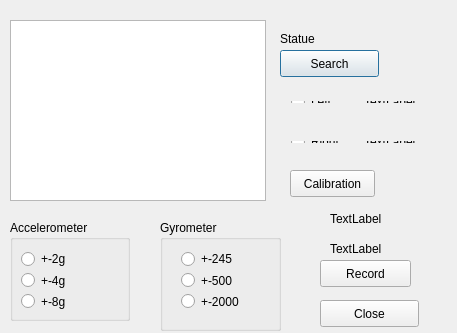
<?xml version="1.0" encoding="UTF-8"?>
<ui version="4.0">
 <class>Dialog</class>
 <widget class="QDialog" name="Dialog">
  <property name="geometry">
   <rect>
    <x>0</x>
    <y>0</y>
    <width>457</width>
    <height>333</height>
   </rect>
  </property>
  <property name="windowTitle">
   <string>Dialog</string>
  </property>
  <widget class="QListWidget" name="ListDevices">
   <property name="geometry">
    <rect>
     <x>10</x>
     <y>20</y>
     <width>256</width>
     <height>181</height>
    </rect>
   </property>
  </widget>
  <widget class="QPushButton" name="ButtonSearch">
   <property name="geometry">
    <rect>
     <x>280</x>
     <y>50</y>
     <width>99</width>
     <height>27</height>
    </rect>
   </property>
   <property name="text">
    <string>Search</string>
   </property>
  </widget>
  <widget class="QLabel" name="Statue">
   <property name="geometry">
    <rect>
     <x>280</x>
     <y>30</y>
     <width>141</width>
     <height>17</height>
    </rect>
   </property>
   <property name="font">
    <font>
     <pointsize>9</pointsize>
    </font>
   </property>
   <property name="text">
    <string>Statue</string>
   </property>
  </widget>
  <widget class="QPushButton" name="ButtonClose">
   <property name="geometry">
    <rect>
     <x>320</x>
     <y>300</y>
     <width>99</width>
     <height>27</height>
    </rect>
   </property>
   <property name="text">
    <string>Close</string>
   </property>
  </widget>
  <widget class="QPushButton" name="caliButton">
   <property name="geometry">
    <rect>
     <x>290</x>
     <y>170</y>
     <width>85</width>
     <height>27</height>
    </rect>
   </property>
   <property name="text">
    <string>Calibration</string>
   </property>
  </widget>
  <widget class="QPushButton" name="recordButton">
   <property name="geometry">
    <rect>
     <x>320</x>
     <y>260</y>
     <width>91</width>
     <height>27</height>
    </rect>
   </property>
   <property name="text">
    <string>Record</string>
   </property>
  </widget>
  <widget class="QGroupBox" name="groupBox">
   <property name="geometry">
    <rect>
     <x>10</x>
     <y>220</y>
     <width>120</width>
     <height>101</height>
    </rect>
   </property>
   <property name="title">
    <string>Accelerometer</string>
   </property>
   <widget class="QWidget" name="layoutWidget">
    <property name="geometry">
     <rect>
      <x>0</x>
      <y>20</y>
      <width>111</width>
      <height>80</height>
     </rect>
    </property>
    <layout class="QVBoxLayout" name="verticalLayout">
     <item>
      <widget class="QRadioButton" name="acc0Button">
       <property name="text">
        <string>+-2g</string>
       </property>
      </widget>
     </item>
     <item>
      <widget class="QRadioButton" name="acc1Button">
       <property name="text">
        <string>+-4g</string>
       </property>
      </widget>
     </item>
     <item>
      <widget class="QRadioButton" name="acc2Button">
       <property name="text">
        <string>+-8g</string>
       </property>
      </widget>
     </item>
    </layout>
   </widget>
  </widget>
  <widget class="QGroupBox" name="groupBox_2">
   <property name="geometry">
    <rect>
     <x>160</x>
     <y>220</y>
     <width>121</width>
     <height>111</height>
    </rect>
   </property>
   <property name="title">
    <string>Gyrometer</string>
   </property>
   <widget class="QWidget" name="layoutWidget">
    <property name="geometry">
     <rect>
      <x>10</x>
      <y>20</y>
      <width>111</width>
      <height>80</height>
     </rect>
    </property>
    <layout class="QVBoxLayout" name="verticalLayout_2">
     <item>
      <widget class="QRadioButton" name="gyro0Button">
       <property name="text">
        <string>+-245</string>
       </property>
      </widget>
     </item>
     <item>
      <widget class="QRadioButton" name="gyro1Button">
       <property name="text">
        <string>+-500</string>
       </property>
      </widget>
     </item>
     <item>
      <widget class="QRadioButton" name="gyro2Button">
       <property name="text">
        <string>+-2000</string>
       </property>
      </widget>
     </item>
    </layout>
   </widget>
  </widget>
  <widget class="QLabel" name="window1">
   <property name="geometry">
    <rect>
     <x>330</x>
     <y>210</y>
     <width>64</width>
     <height>17</height>
    </rect>
   </property>
   <property name="text">
    <string>TextLabel</string>
   </property>
  </widget>
  <widget class="QLabel" name="window2">
   <property name="geometry">
    <rect>
     <x>330</x>
     <y>240</y>
     <width>64</width>
     <height>17</height>
    </rect>
   </property>
   <property name="text">
    <string>TextLabel</string>
   </property>
  </widget>
  <widget class="QWidget" name="layoutWidget">
   <property name="geometry">
    <rect>
     <x>280</x>
     <y>90</y>
     <width>161</width>
     <height>24</height>
    </rect>
   </property>
   <layout class="QHBoxLayout" name="horizontalLayout">
    <item>
     <widget class="QRadioButton" name="radioButton_Left">
      <property name="text">
       <string>Left</string>
      </property>
     </widget>
    </item>
    <item>
     <widget class="QLabel" name="leftLabel">
      <property name="text">
       <string>TextLabel</string>
      </property>
     </widget>
    </item>
   </layout>
  </widget>
  <widget class="QWidget" name="layoutWidget">
   <property name="geometry">
    <rect>
     <x>280</x>
     <y>130</y>
     <width>161</width>
     <height>24</height>
    </rect>
   </property>
   <layout class="QHBoxLayout" name="horizontalLayout_2">
    <item>
     <widget class="QRadioButton" name="radioButton_Right">
      <property name="text">
       <string>Right</string>
      </property>
     </widget>
    </item>
    <item>
     <widget class="QLabel" name="rightLabel">
      <property name="text">
       <string>TextLabel</string>
      </property>
     </widget>
    </item>
   </layout>
  </widget>
 </widget>
 <layoutdefault spacing="6" margin="11"/>
 <resources/>
 <connections/>
</ui>
